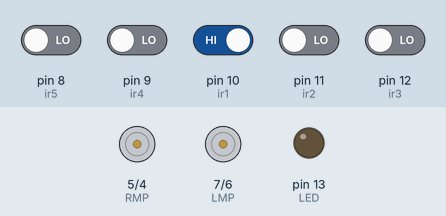
Bench run of a sketch on a simulated Arduino Uno, built with avr-gcc and run on an emulated ATmega328P. Shown: motor-driver pin pairs drawn as motors (green arrow = first pin HIGH = forward, orange = second pin HIGH = backward, longer = more drive), output pins drawn as LEDs (lit = HIGH). The inputs (shaded band) are chosen by the test bench; at power-on: pin 10 (ir1) HIGH, pin 8 (ir5), pin 9 (ir4), pin 11 (ir2), pin 12 (ir3) LOW.

Above: at 1.2 s.
1.3 s: pin 10 (ir1) driven LOW
At 2.3 s:
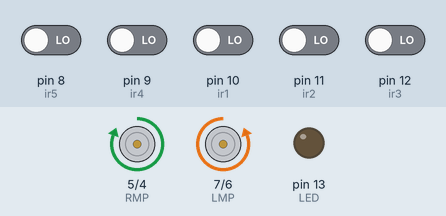
2.8 s: pin 11 (ir2) driven HIGH
At 3.4 s:
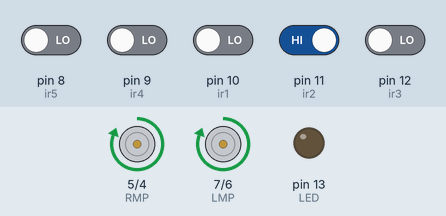
4.3 s: pin 12 (ir3) driven HIGH
At 5.5 s:
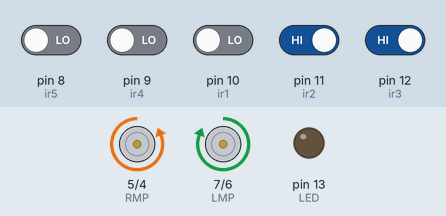
5.8 s: pin 10 (ir1) driven HIGH
At 6.9 s:
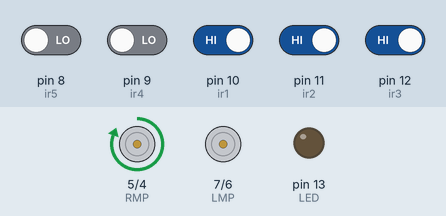
Timing chart, 0 to 8.3 s (numbered marks = the images above; inputs shaded):
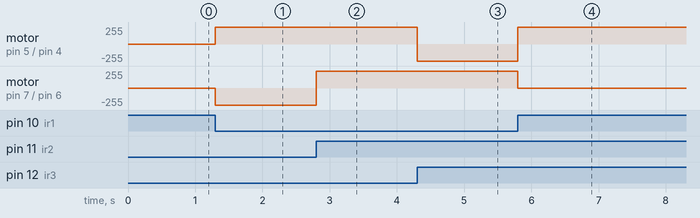

Measured:
- after the input at 1.3 s, motor on pin 5 (RMP) / pin 4 (RMN): stopped → forward 255/255 at once; motor on pin 7 (LMP) / pin 6 (LMN): stopped → backward 255/255 at once
- after the input at 2.8 s, motor on pin 7 (LMP) / pin 6 (LMN): backward 255/255 → forward 255/255 at once
- after the input at 4.3 s, motor on pin 5 (RMP) / pin 4 (RMN): forward 255/255 → backward 255/255 at once
- after the input at 5.8 s, motor on pin 5 (RMP) / pin 4 (RMN): backward 255/255 → forward 255/255 at once; motor on pin 7 (LMP) / pin 6 (LMN): forward 255/255 → stopped at once

The sketch:

5SENSORLFR.ino
```cpp
int ir1 = 10;
int ir2 = 11;
int ir3 = 12;
int ir4 = 9;
int ir5 = 8;
int LMP = 7;
int LMN = 6;
int RMP = 5;
int RMN = 4;
int LED = 13;
int ir1v;
int ir2v;
int ir3v;
int ir4v;
int ir5v;
void setup()
{
pinMode(ir1,INPUT);
pinMode(ir2,INPUT);
pinMode(ir3,INPUT);
pinMode(ir4,INPUT);
pinMode(ir5,INPUT);
pinMode(LMP,OUTPUT);
pinMode(LMN,OUTPUT);
pinMode(RMP,OUTPUT);
pinMode(RMN,OUTPUT);
pinMode(LED,OUTPUT);
}
void loop()
{
ir1v=digitalRead(ir1);
ir2v=digitalRead(ir2);
ir3v=digitalRead(ir3);
ir4v=digitalRead(ir4);
ir5v=digitalRead(ir5);
if(ir1v==0 && ir2v==1 && ir3v==0)
{     // move straight
digitalWrite(LMP,HIGH);
digitalWrite(LMN,LOW);
digitalWrite(RMP,HIGH);
digitalWrite(RMN,LOW);
digitalWrite(LED,LOW);
}
else if(ir1v==0 && ir2v==1 && ir3v==1)
{     // turn right
digitalWrite(LMP,HIGH);
digitalWrite(LMN,LOW);
digitalWrite(RMP,LOW);
digitalWrite(LED,LOW);
digitalWrite(RMN,HIGH);
}
else if(ir1v==1 && ir2v==1 && ir3v==0)
{     // turn left
digitalWrite(LMP,LOW);
digitalWrite(LMN,LOW);
digitalWrite(RMP,HIGH);
digitalWrite(RMN,LOW);
digitalWrite(LED,LOW);
}

else if(ir1v==1 && ir2v==1 && ir3v==1)
{           // T-POINT
digitalWrite(LMP,LOW);
digitalWrite(LMN,LOW);
digitalWrite(RMP,HIGH);
digitalWrite(RMN,LOW);
digitalWrite(LED,LOW);
}
else if(ir1v==1 && ir2v==1 && ir3v==1 && ir4v==1 && ir5v==1)
{                // BOX STOP
digitalWrite(LMP,LOW);
digitalWrite(LMN,LOW);
digitalWrite(RMP,LOW);
digitalWrite(RMN,LOW);
digitalWrite(LED,HIGH);
}
else  if(ir1v==0 && ir2v==0 && ir3v==0)
{                // U-TURN
digitalWrite(LMP,LOW);
digitalWrite(LMN,HIGH);
digitalWrite(RMP,HIGH);
digitalWrite(RMN,LOW);
digitalWrite(LED,LOW);
}
}
```
